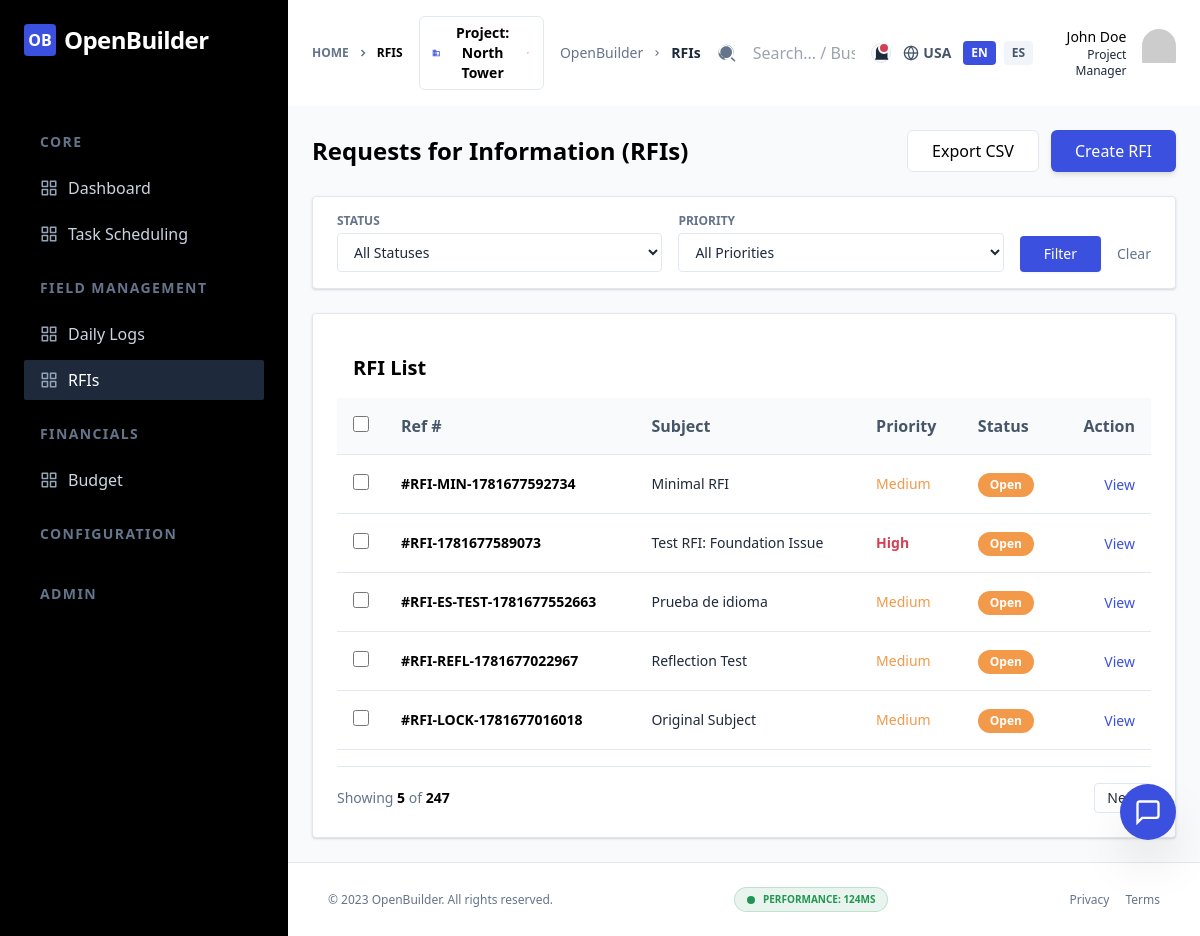
The app's page /?page=rfis&lang=en (signed in) with its own data.
### tables this page shows
CREATE TABLE rfis (
                id INTEGER PRIMARY KEY AUTOINCREMENT,
                ref_number TEXT NOT NULL,
                subject TEXT NOT NULL,
                status TEXT NOT NULL DEFAULT 'Open',
                priority TEXT NOT NULL DEFAULT 'Medium',
                due_date TEXT NOT NULL,
                created_by INTEGER,
                created_at TEXT NOT NULL DEFAULT (datetime('now'))
            );

### src/app.php (called while the page is built, shortened)
<?php
function paginate_results($pdo, $query, $params = [], $per_page = 5) {
    $p = max(1, (int)($_GET['p'] ?? 1));
    $offset = ($p - 1) * $per_page;
    $count_query = preg_replace('/SELECT (.*) FROM/i', 'SELECT COUNT(*) FROM', $query);
    $count_query = preg_replace('/ORDER BY (.*)/i', '', $count_query);
    $stmt = $pdo->prepare($count_query);
    $stmt->execute($params);
    $total_items = $stmt->fetchColumn();
    $total_pages = ceil($total_items / $per_page);
    $paged_query = $query . " LIMIT :limit OFFSET :offset";
    $stmt = $pdo->prepare($paged_query);
    $stmt->bindValue(':limit', $per_page, PDO::PARAM_INT);
    $stmt->bindValue(':offset', $offset, PDO::PARAM_INT);
    $stmt->execute();
    return [
        'items' => $stmt->fetchAll(PDO::FETCH_ASSOC),
        'total_pages' => $total_pages,
        'current_page' => $p,
        'total_items' => $total_items
    ];
}

### templates/rfis.php (the view, shortened to what this page needs)
<?php
$query = "SELECT * FROM rfis WHERE 1=1";
$params = [];
$query .= " ORDER BY id DESC";
$pagination = paginate_results($pdo, $query, $params, 5);
$rfis = $pagination['items'];
function get_status_class($status) {
    switch ($status) {
        case 'Open': return 'bg-warning text-white';
    }
}
function get_priority_class($priority) {
    switch ($priority) {
        case 'High': return 'text-danger font-bold';
        case 'Medium': return 'text-warning';
    }
}
?>
<div class="mb-6 flex flex-col gap-3 sm:flex-row sm:items-center sm:justify-between">
    <h2 class="text-2xl font-bold text-black">
        <?php echo $lang === 'es' ? 'Solicitudes de Información (RFIs)' : 'Requests for Information (RFIs)'; ?>
    </h2>
    <div class="flex gap-3">
        <a href="?action=export_rfis&lang=<?php echo $lang; ?>" class="inline-flex items-center justify-center rounded-md border border-stroke bg-white py-2 px-6 text-center font-medium text-black hover:shadow-md transition-all">
            <?php echo $lang === 'es' ? 'Exportar CSV' : 'Export CSV'; ?>
        </a>
        <a href="?page=create_rfi&lang=<?php echo $lang; ?>" class="inline-flex items-center justify-center rounded-md bg-primary py-2 px-6 text-center font-medium text-white hover:bg-opacity-90 shadow-md transition-all active:scale-95">
            <?php echo $lang === 'es' ? 'Crear RFI' : 'Create RFI'; ?>
        </a>
    </div>
</div>
<div class="card mb-6 py-4">
    <form action="index.php" method="GET" class="flex flex-wrap items-end gap-4">
        <div class="flex-1 min-w-[200px]">
            <label class="block text-xs font-bold text-slate-500 uppercase mb-1"><?php echo $lang === 'es' ? 'Estado' : 'Status'; ?></label>
            <select name="status" class="w-full rounded border border-stroke bg-white py-2 px-3 text-sm focus:border-primary outline-none">
                <option value=""><?php echo $lang === 'es' ? 'Todos los Estados' : 'All Statuses'; ?></option>
            </select>
        </div>
        <div class="flex-1 min-w-[200px]">
            <label class="block text-xs font-bold text-slate-500 uppercase mb-1"><?php echo $lang === 'es' ? 'Prioridad' : 'Priority'; ?></label>
            <select name="priority" class="w-full rounded border border-stroke bg-white py-2 px-3 text-sm focus:border-primary outline-none">
                <option value=""><?php echo $lang === 'es' ? 'Todas las Prioridades' : 'All Priorities'; ?></option>
            </select>
        </div>
        <button type="submit" class="bg-primary text-white py-2 px-6 rounded text-sm font-medium hover:bg-opacity-90 shadow-sm transition-all">
            <?php echo $lang === 'es' ? 'Filtrar' : 'Filter'; ?>
        </button>
        <a href="?page=rfis&lang=<?php echo $lang; ?>" class="text-slate-500 text-sm py-2 hover:underline">
            <?php echo $lang === 'es' ? 'Limpiar' : 'Clear'; ?>
        </a>
    </form>
</div>
<div class="card overflow-hidden">
    <div class="mb-4 px-4 pt-4">
        <h4 class="text-xl font-bold text-black">
            <?php echo $lang === 'es' ? 'Lista de RFIs' : 'RFI List'; ?>
        </h4>
    </div>
    <div class="overflow-x-auto">
        <table class="w-full text-left border-collapse">
            <thead>
                <tr class="bg-slate-50 border-b border-stroke">
                    <th class="py-4 px-4 w-10">
                        <input type="checkbox" id="select-all" class="h-4 w-4 rounded border-stroke text-primary focus:ring-primary">
                    </th>
                    <th class="py-4 px-4 font-semibold text-slate-600"><?php echo $lang === 'es' ? 'Referencia' : 'Ref #'; ?></th>
                    <th class="py-4 px-4 font-semibold text-slate-600"><?php echo $lang === 'es' ? 'Asunto' : 'Subject'; ?></th>
                    <th class="py-4 px-4 font-semibold text-slate-600 hidden sm:table-cell"><?php echo $lang === 'es' ? 'Prioridad' : 'Priority'; ?></th>
                    <th class="py-4 px-4 font-semibold text-slate-600"><?php echo $lang === 'es' ? 'Estado' : 'Status'; ?></th>
                    <th class="py-4 px-4 font-semibold text-slate-600 text-right"><?php echo $lang === 'es' ? 'Acción' : 'Action'; ?></th>
                </tr>
            </thead>
            <tbody>
                <?php foreach ($rfis as $rfi): ?>
                <tr class="border-b border-stroke hover:bg-slate-50 transition-colors">
                    <td class="py-4 px-4">
                        <input type="checkbox" class="rfi-checkbox h-4 w-4 rounded border-stroke text-primary focus:ring-primary">
                    </td>
                    <td class="py-4 px-4 text-sm font-bold text-black">#<?php echo htmlspecialchars($rfi['ref_number']); ?></td>
                    <td class="py-4 px-4 text-sm"><?php echo htmlspecialchars($rfi['subject']); ?></td>
                    <td class="py-4 px-4 text-sm hidden sm:table-cell">
                        <span class="<?php echo get_priority_class($rfi['priority']); ?>">
                            <?php echo htmlspecialchars($rfi['priority']); ?>
                        </span>
                    </td>
                    <td class="py-4 px-4">
                        <span class="inline-flex rounded-full py-1 px-3 text-xs font-bold <?php echo get_status_class($rfi['status']); ?>">
                            <?php echo htmlspecialchars($rfi['status']); ?>
                        </span>
                    </td>
                    <td class="py-4 px-4 text-right">
                        <a href="?page=view_rfi&id=<?php echo $rfi['id']; ?>&lang=<?php echo $lang; ?>" class="text-primary hover:underline text-sm font-medium"><?php echo $lang === 'es' ? 'Ver' : 'View'; ?></a>
                    </td>
                </tr>
                <?php endforeach; ?>
            </tbody>
        </table>
    </div>
    <?php include __DIR__ . '/../layouts/pagination.php'; ?>
</div>

### public/css/variables.css (style rules this page uses)
:root { --color-primary: hsl(231, 74%, 56%); --color-primary-dark: hsl(231, 74%, 46%); --color-danger-light: hsl(0, 75%, 96%); --bg-body: hsl(210, 20%, 98%); --bg-card: hsl(0, 0%, 100%); --text-main: hsl(210, 20%, 15%); --text-muted: hsl(210, 10%, 45%); }
:root { --primary: hsl(230, 70%, 55%); --primary-dark: hsl(230, 70%, 45%); --secondary: hsl(200, 15%, 43%); --accent: hsl(35, 90%, 55%); --success: hsl(150, 60%, 45%); --warning: hsl(35, 90%, 55%); --danger: hsl(0, 75%, 60%); --color-success: hsl(145, 63%, 36%); --color-warning: hsl(28, 87%, 62%); --color-danger: hsl(352, 63%, 54%); --color-body-bg: hsl(210, 40%, 96%); --color-text-main: hsl(215, 25%, 27%); --color-text-muted: hsl(215, 16%, 47%); --color-stroke: hsl(214, 32%, 91%); --color-white: hsl(0, 0%, 100%); --color-black: hsl(222, 47%, 11%); --glass-bg: hsla(0, 0%, 100%, 0.7); --glass-border: hsla(0, 0%, 100%, 0.3); --glass-blur: 10px; --space-1: 0.25rem; --space-2: 0.5rem; --space-3: 0.75rem; --space-4: 1rem; --space-6: 1.5rem; --space-8: 2rem; --space-10: 2.5rem; --shadow-sm: 0 1px 2px 0 rgba(0, 0, 0, 0.05); --shadow-default: 0 1px 3px 0 rgba(0, 0, 0, 0.1), 0 1px 2px 0 rgba(0, 0, 0, 0.06); --shadow-md: 0 4px 6px -1px rgba(0, 0, 0, 0.1), 0 2px 4px -1px rgba(0, 0, 0, 0.06); }

### public/css/base.css (style rules this page uses)
* { margin: 0; padding: 0; box-sizing: border-box; }
body { background-color: var(--color-body-bg); color: var(--color-text-main); font-family: 'Inter', -apple-system, BlinkMacSystemFont, "Segoe UI", Roboto, sans-serif; line-height: 1.5; }
h1, h2, h3, h4, h5, h6 { color: var(--color-black); font-weight: 700; }
a { color: var(--color-primary); text-decoration: none; transition: color 0.3s ease; }
.card { background: var(--color-white); border: 1px solid var(--color-stroke); border-radius: var(--space-1); padding: var(--space-6); box-shadow: var(--shadow-default); }

### records on screen
rfis: ref_number "RFI-MIN-1781677592734", subject "Minimal RFI", priority "Medium", status "Open"
rfis: ref_number "RFI-1781677589073", subject "Test RFI: Foundation Issue", priority "High", status "Open"
rfis: ref_number "RFI-ES-TEST-1781677552663", subject "Prueba de idioma", priority "Medium", status "Open"
rfis: ref_number "RFI-REFL-1781677022967", subject "Reflection Test", priority "Medium", status "Open"
rfis: ref_number "RFI-LOCK-1781677016018", subject "Original Subject", priority "Medium", status "Open"

### other values on screen
$group['group_en'] "CORE"
$item['name_en'] "Dashboard"
$item['name_en'] "Task Scheduling"
$group['group_en'] "FIELD MANAGEMENT"
$item['name_en'] "Daily Logs"
$item['name_en'] "RFIs"
$group['group_en'] "FINANCIALS"
$item['name_en'] "Budget"
$group['group_en'] "CONFIGURATION"
$group['group_en'] "ADMIN"
str_replace('_', ' ', $page) "RFIS"
$page_titles[$page][$lang] "RFIs"
$region "USA"
count($pagination['items']) "5"
$pagination['total_items'] "247"
